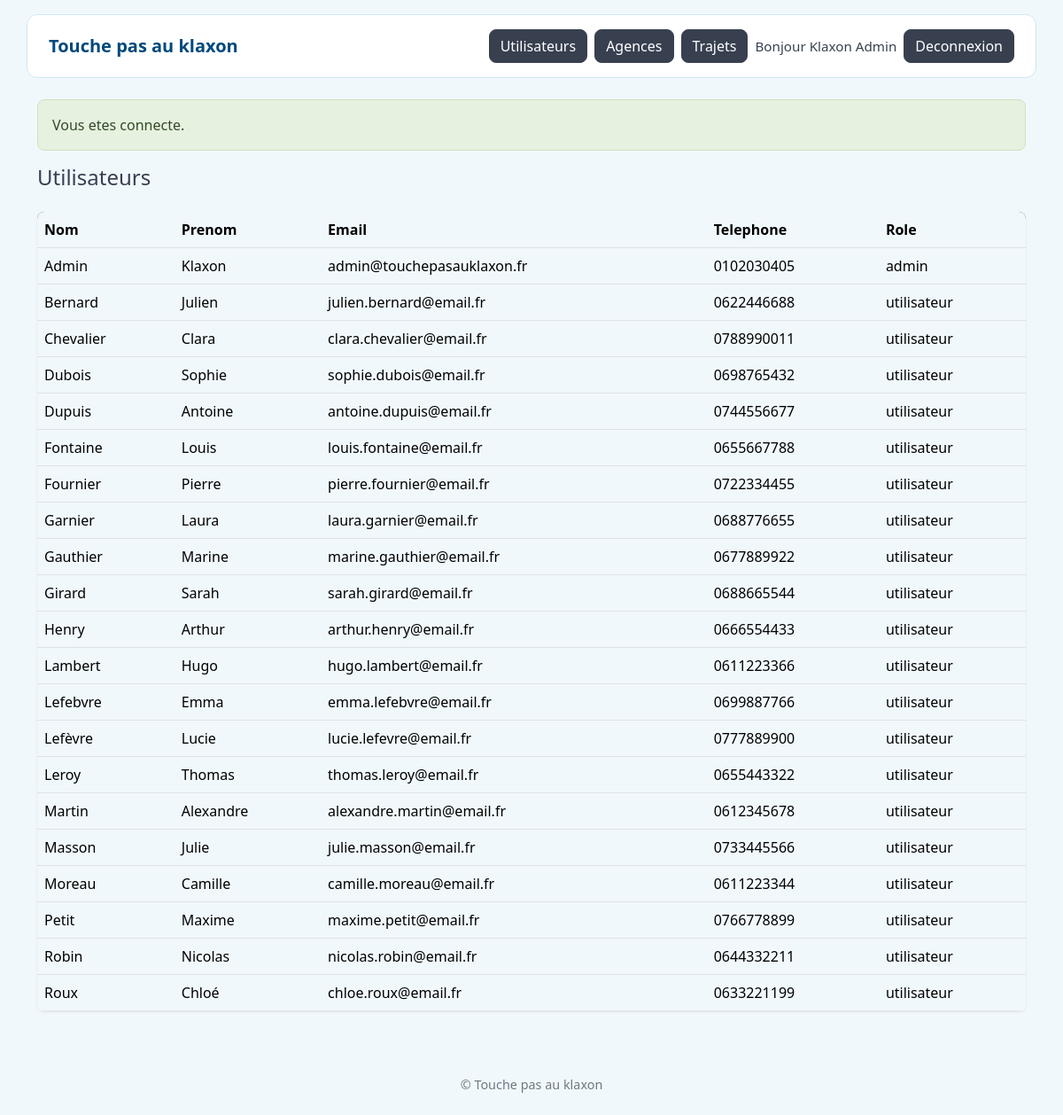
Screenshot of /admin/utilisateurs (signed in) with the database file from the repository.
### tables this page shows
CREATE TABLE utilisateur (
    id_utilisateur  INT UNSIGNED AUTO_INCREMENT PRIMARY KEY,
    nom             VARCHAR(80)  NOT NULL,
    prenom          VARCHAR(80)  NOT NULL,
    email           VARCHAR(150) NOT NULL UNIQUE,
    telephone       VARCHAR(20)  NOT NULL,
    mot_de_passe    VARCHAR(255) NOT NULL,
    role            ENUM('utilisateur', 'admin') NOT NULL DEFAULT 'utilisateur'
);

### src/Core/Controller.php (called while the page is built, shortened)
<?php
abstract class Controller
{
    protected function render(string $view, array $data = []): void
    {
        extract($data);
        $viewFile = dirname(__DIR__) . '/Views/' . $view . '.php';
        $layoutFile = dirname(__DIR__) . '/Views/layouts/main.php';
        require $viewFile;
        $content = ob_get_clean();
        require $layoutFile;
    }
}

### src/Controllers/AdminController.php (called while the page is built, shortened)
<?php
final class AdminController extends Controller
{
    public function users(): void
    {
        $this->render('admin/users', [
            'title' => 'Utilisateurs',
            'users' => User::all(),
        ]);
    }
}

### public/index.php (called while the page is built, shortened)
<?php
$router = new Router();
$router->dispatch($_SERVER['REQUEST_METHOD'], $_SERVER['REQUEST_URI']);

### src/Core/Database.php (called while the page is built, shortened)
<?php
final class Database
{
    private static ?PDO $instance = null;
    public static function getInstance(): PDO
    {
        if (self::$instance === null) {
            $config = require dirname(__DIR__, 2) . '/config/config.php';
            $dsn = sprintf(
                'mysql:host=%s;port=%s;dbname=%s;charset=utf8mb4',
                $config['db']['host'],
                $config['db']['port'],
                $config['db']['name']
            );
            try {
                self::$instance = new PDO(
                    $dsn,
                    $config['db']['user'],
                    $config['db']['password'],
                    [
                        PDO::ATTR_ERRMODE            => PDO::ERRMODE_EXCEPTION,
                        PDO::ATTR_DEFAULT_FETCH_MODE  => PDO::FETCH_ASSOC,
                        PDO::ATTR_EMULATE_PREPARES    => false,
                    ]
                );
            } catch (PDOException $exception) {
                throw new PDOException(
                    'Connexion a la base de donnees impossible : ' . $exception->getMessage()
                );
            }
        }
        return self::$instance;
    }
}

### src/Core/Model.php (called while the page is built, shortened)
<?php
abstract class Model
{
    protected static function pdo(): PDO
    {
        return Database::getInstance();
    }
}

### src/Models/User.php (called while the page is built, shortened)
<?php
final class User extends Model
{
    public static function all(): array
    {
        $stmt = self::pdo()->query(
            'SELECT id_utilisateur, nom, prenom, email, telephone, role FROM utilisateur ORDER BY nom ASC, prenom ASC'
        );
        return $stmt->fetchAll();
    }
    public static function find(int $id): ?array
    {
        $stmt = self::pdo()->prepare('SELECT * FROM utilisateur WHERE id_utilisateur = :id');
        $stmt->execute(['id' => $id]);
        $user = $stmt->fetch();
        return $user === false ? null : $user;
    }
}

### src/Core/Auth.php (called while the page is built, shortened)
<?php
final class Auth
{
    public static function check(): bool
    {
        return isset($_SESSION[self::SESSION_KEY]);
    }
    public static function user(): ?array
    {
        return User::find((int) $_SESSION[self::SESSION_KEY]);
    }
}

### src/autoload.php (called while the page is built, shortened)
<?php
spl_autoload_register(function (string $class): void {
    $prefix = 'App\\';
    $relative = substr($class, strlen($prefix));
    $file = __DIR__ . '/' . str_replace('\\', '/', $relative) . '.php';
});

### src/Core/FlashMessage.php (called while the page is built, shortened)
<?php
final class FlashMessage
{
    public static function pull(): array
    {
        $messages = $_SESSION[self::SESSION_KEY] ?? [];
        return $messages;
    }
}

### src/Views/admin/users.php (the view, shortened to what this page needs)
<h1 class="h4 mb-4">Utilisateurs</h1>
<table class="table app-table">
    <thead>
        <tr>
            <th>Nom</th>
            <th>Prenom</th>
            <th>Email</th>
            <th>Telephone</th>
            <th>Role</th>
        </tr>
    </thead>
    <tbody>
        <?php foreach ($users as $user) : ?>
        <tr>
            <td><?= htmlspecialchars($user['nom']) ?></td>
            <td><?= htmlspecialchars($user['prenom']) ?></td>
            <td><?= htmlspecialchars($user['email']) ?></td>
            <td><?= htmlspecialchars($user['telephone']) ?></td>
            <td><?= htmlspecialchars($user['role']) ?></td>
        </tr>
        <?php endforeach; ?>
    </tbody>
</table>

### src/Core/Router.php (shortened to what this page needs)
<?php
final class Router
{
    private array $routes = [
        'GET'  => [],
        'POST' => [],
    ];
    public function get(string $path, string $controller, string $method): void
    {
        $this->routes['GET'][$path] = [$controller, $method];
    }
    public function post(string $path, string $controller, string $method): void
    {
        $this->routes['POST'][$path] = [$controller, $method];
    }
    public function dispatch(string $httpMethod, string $uri): void
    {
        $uri = parse_url($uri, PHP_URL_PATH) ?? '/';
        $uri = rtrim($uri, '/');
        foreach ($this->routes[$httpMethod] ?? [] as $pattern => [$controllerClass, $action]) {
            $params = $this->match($pattern, $uri);
            if ($params === null) {
                continue;
            }
            $controller = new $controllerClass();
            call_user_func_array([$controller, $action], $params);
            return;
        }
    }
    private function match(string $pattern, string $uri): ?array
    {
        $patternRegex = preg_replace('#\{[a-zA-Z_]+\}#', '([^/]+)', $pattern);
        $patternRegex = '#^' . $patternRegex . '$#';
        if (preg_match($patternRegex, $uri, $matches)) {
            array_shift($matches);
            return $matches;
        }
        return null;
    }
}

### src/Views/layouts/main.php (shortened to what this page needs)
<?php
$currentUser = Auth::user();
?>
<!DOCTYPE html>
<html lang="fr">
<head>
    <link rel="stylesheet" href="/assets/css/app.css">
    <link rel="stylesheet" href="https://cdnjs.cloudflare.com/ajax/libs/bootstrap-icons/1.11.3/font/bootstrap-icons.min.css">
</head>
<body>
    <header class="app-header d-flex justify-content-between align-items-center px-4 py-3 mb-4">
        <?php if ($currentUser !== null && $currentUser['role'] === 'admin') : ?>
            <a class="app-brand" href="/admin">Touche pas au klaxon</a>
            <nav class="d-flex align-items-center gap-2">
                <a class="btn btn-secondary" href="/admin/utilisateurs">Utilisateurs</a>
                <a class="btn btn-secondary" href="/admin/agences">Agences</a>
                <a class="btn btn-secondary" href="/admin/trajets">Trajets</a>
                <span class="app-username">Bonjour <?= htmlspecialchars($currentUser['prenom'] . ' ' . $currentUser['nom']) ?></span>
                <form method="post" action="/deconnexion" class="m-0">
                    <button type="submit" class="btn btn-dark">Deconnexion</button>
                </form>
            </nav>
        <?php endif; ?>
    </header>
    <main class="container">
        <?php foreach (FlashMessage::pull() as $flash) : ?>
            <div class="alert alert-<?= htmlspecialchars($flash['type']) ?>" role="alert">
                <?= htmlspecialchars($flash['message']) ?>
            </div>
        <?php endforeach; ?>
        <?= $content ?>
    </main>
    <footer class="app-footer text-center py-4 mt-5">
        &copy; Touche pas au klaxon
    </footer>
</body>
</html>

### rows the page displays
utilisateur: prenom+nom "Klaxon Admin", nom "Admin", prenom "Klaxon", email "admin@touchepasauklaxon.fr", telephone "0102030405", role "admin"
utilisateur: nom "Bernard", prenom "Julien", email "julien.bernard@email.fr", telephone "0622446688", role "utilisateur"
utilisateur: nom "Chevalier", prenom "Clara", email "clara.chevalier@email.fr", telephone "0788990011", role "utilisateur"
utilisateur: nom "Dubois", prenom "Sophie", email "sophie.dubois@email.fr", telephone "0698765432", role "utilisateur"
utilisateur: nom "Dupuis", prenom "Antoine", email "antoine.dupuis@email.fr", telephone "0744556677", role "utilisateur"
utilisateur: nom "Fontaine", prenom "Louis", email "louis.fontaine@email.fr", telephone "0655667788", role "utilisateur"
utilisateur: nom "Fournier", prenom "Pierre", email "pierre.fournier@email.fr", telephone "0722334455", role "utilisateur"
utilisateur: nom "Garnier", prenom "Laura", email "laura.garnier@email.fr", telephone "0688776655", role "utilisateur"
utilisateur: nom "Gauthier", prenom "Marine", email "marine.gauthier@email.fr", telephone "0677889922", role "utilisateur"
utilisateur: nom "Girard", prenom "Sarah", email "sarah.girard@email.fr", telephone "0688665544", role "utilisateur"
utilisateur: nom "Henry", prenom "Arthur", email "arthur.henry@email.fr", telephone "0666554433", role "utilisateur"
utilisateur: nom "Lambert", prenom "Hugo", email "hugo.lambert@email.fr", telephone "0611223366", role "utilisateur"
utilisateur: nom "Lefebvre", prenom "Emma", email "emma.lefebvre@email.fr", telephone "0699887766", role "utilisateur"
utilisateur: nom "Lefèvre", prenom "Lucie", email "lucie.lefevre@email.fr", telephone "0777889900", role "utilisateur"
utilisateur: nom "Leroy", prenom "Thomas", email "thomas.leroy@email.fr", telephone "0655443322", role "utilisateur"
utilisateur: nom "Martin", prenom "Alexandre", email "alexandre.martin@email.fr", telephone "0612345678", role "utilisateur"
utilisateur: nom "Masson", prenom "Julie", email "julie.masson@email.fr", telephone "0733445566", role "utilisateur"
utilisateur: nom "Moreau", prenom "Camille", email "camille.moreau@email.fr", telephone "0611223344", role "utilisateur"
utilisateur: nom "Petit", prenom "Maxime", email "maxime.petit@email.fr", telephone "0766778899", role "utilisateur"
utilisateur: nom "Robin", prenom "Nicolas", email "nicolas.robin@email.fr", telephone "0644332211", role "utilisateur"
utilisateur: nom "Roux", prenom "Chloé", email "chloe.roux@email.fr", telephone "0633221199", role "utilisateur"

### other values shown
$flash['message'] "Vous etes connecte."
